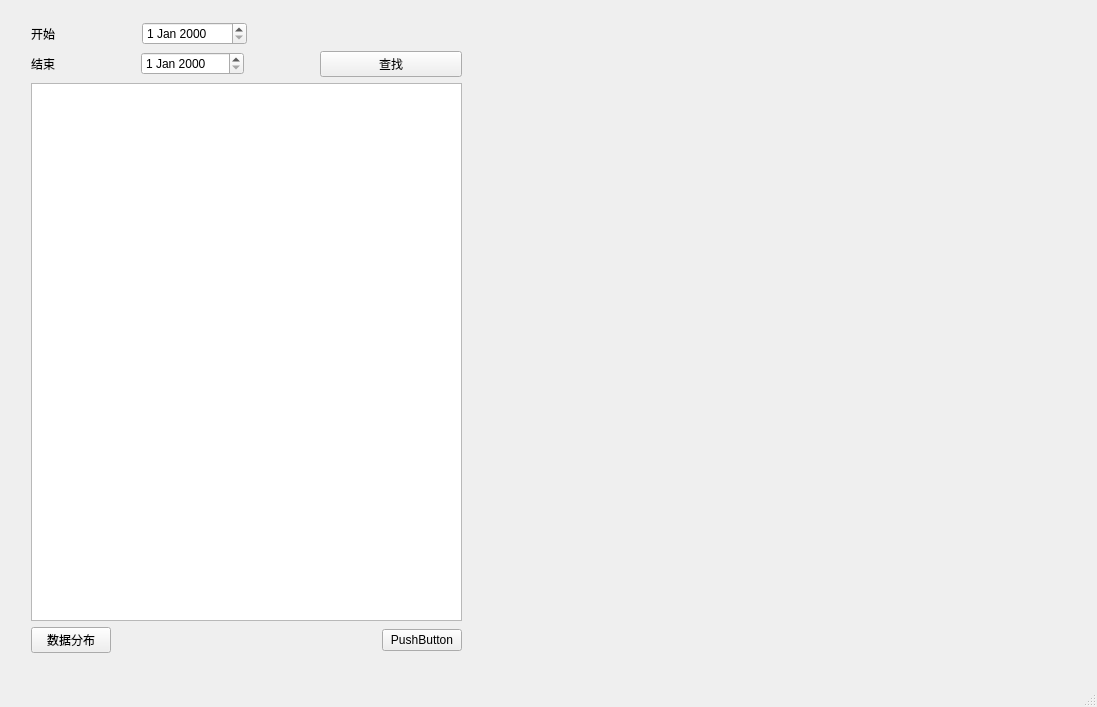
<?xml version="1.0" encoding="UTF-8"?>
<ui version="4.0">
 <class>MainWindow</class>
 <widget class="QMainWindow" name="MainWindow">
  <property name="geometry">
   <rect>
    <x>0</x>
    <y>0</y>
    <width>1097</width>
    <height>707</height>
   </rect>
  </property>
  <property name="windowTitle">
   <string>觉醒兴运字</string>
  </property>
  <widget class="QWidget" name="centralwidget">
   <widget class="QWidget" name="layoutWidget">
    <property name="geometry">
     <rect>
      <x>31</x>
      <y>22</y>
      <width>431</width>
      <height>631</height>
     </rect>
    </property>
    <layout class="QVBoxLayout" name="verticalLayout" stretch="0,0,9,0">
     <item>
      <layout class="QHBoxLayout" name="horizontalLayout_5" stretch="3,3">
       <item>
        <layout class="QHBoxLayout" name="horizontalLayout">
         <item>
          <widget class="QLabel" name="label">
           <property name="text">
            <string>开始</string>
           </property>
          </widget>
         </item>
         <item>
          <widget class="QDateEdit" name="startTime"/>
         </item>
        </layout>
       </item>
       <item>
        <spacer name="horizontalSpacer">
         <property name="orientation">
          <enum>Qt::Horizontal</enum>
         </property>
         <property name="sizeHint" stdset="0">
          <size>
           <width>40</width>
           <height>20</height>
          </size>
         </property>
        </spacer>
       </item>
      </layout>
     </item>
     <item>
      <layout class="QHBoxLayout" name="horizontalLayout_3" stretch="3,1,2">
       <item>
        <layout class="QHBoxLayout" name="horizontalLayout_2">
         <item>
          <widget class="QLabel" name="label_2">
           <property name="text">
            <string>结束</string>
           </property>
          </widget>
         </item>
         <item>
          <widget class="QDateEdit" name="endTime"/>
         </item>
        </layout>
       </item>
       <item>
        <spacer name="horizontalSpacer_3">
         <property name="orientation">
          <enum>Qt::Horizontal</enum>
         </property>
         <property name="sizeHint" stdset="0">
          <size>
           <width>40</width>
           <height>20</height>
          </size>
         </property>
        </spacer>
       </item>
       <item>
        <widget class="QPushButton" name="btnSearch">
         <property name="text">
          <string>查找</string>
         </property>
        </widget>
       </item>
      </layout>
     </item>
     <item>
      <widget class="QTableWidget" name="tableWidget"/>
     </item>
     <item>
      <layout class="QHBoxLayout" name="horizontalLayout_4">
       <item>
        <widget class="QPushButton" name="btnShowDataRate">
         <property name="text">
          <string>数据分布</string>
         </property>
        </widget>
       </item>
       <item>
        <spacer name="horizontalSpacer_2">
         <property name="orientation">
          <enum>Qt::Horizontal</enum>
         </property>
         <property name="sizeHint" stdset="0">
          <size>
           <width>40</width>
           <height>20</height>
          </size>
         </property>
        </spacer>
       </item>
       <item>
        <widget class="QPushButton" name="pushButton">
         <property name="text">
          <string>PushButton</string>
         </property>
        </widget>
       </item>
      </layout>
     </item>
    </layout>
   </widget>
  </widget>
  <widget class="QMenuBar" name="menubar">
   <property name="geometry">
    <rect>
     <x>0</x>
     <y>0</y>
     <width>1097</width>
     <height>23</height>
    </rect>
   </property>
  </widget>
  <widget class="QStatusBar" name="statusbar"/>
 </widget>
 <resources/>
 <connections/>
</ui>
